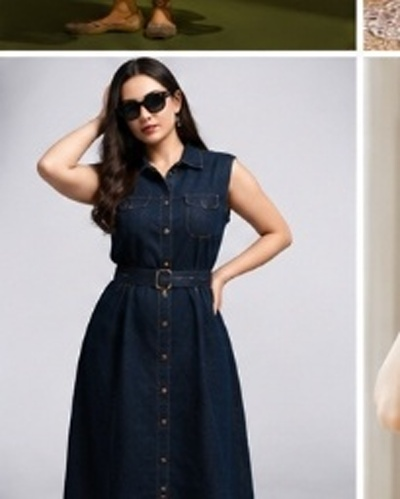
#> input picture inputs/dataset_garments/denim_shirt_dress.jpg, 400 x 499 px, found by its file name
$ python fix_coat_denim_dress.py
#> lines starting #> are read from the running program, lines starting #| are printed output that depends on the picture; after the words box and inside, x2 and y2 are one past the last pixel; in counts of white or black regions, pixels touching at a corner belong together; long printed decimals are rounded
import cv2
import numpy as np
from PIL import Image

# Base model: assets/top_tryon_result.jpg (or woman_in_pink_crop_set_tryon / woman_in_jeans_tryon)
# Garment reference: inputs/dataset_garments/denim_shirt_dress.jpg

denim_ref = Image.open("inputs/dataset_garments/denim_shirt_dress.jpg").convert("RGB")
#> denim_ref is the input picture: PIL image 400x499 RGB; mean R, G, B 146.4, 142.7, 142.4
base_img = Image.open("assets/top_tryon_result.jpg").convert("RGB") # Standing woman on terrace
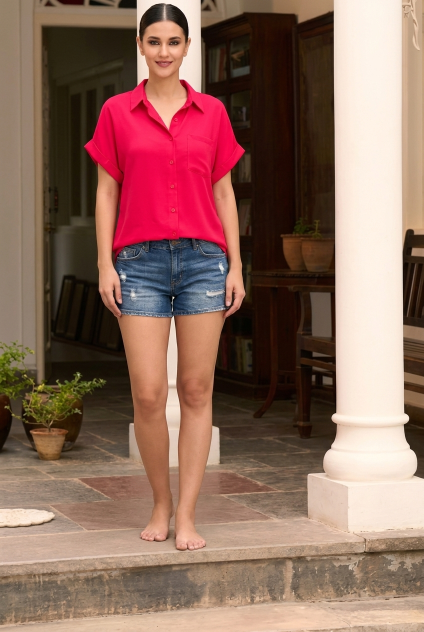
#> input picture assets/top_tryon_result.jpg, 848 x 1264 px, found by its file name (shown at 1/2 size)
#> base_img is the input picture: PIL image 848x1264 RGB; mean R, G, B 143, 107.4, 95
w, h = base_img.size
#> w = 848; h = 1264

base_np = np.array(base_img)
denim_np = np.array(denim_ref.resize((w, h), Image.LANCZOS))

# Let's transfer the dark indigo denim color, collar, and belted waistline
# The dress region on the base model spans from shoulders (y: 0.22*h) down to knee level (y: 0.72*h)
dress_mask = np.zeros((h, w), dtype=np.float32)

y1, y2 = int(0.24 * h), int(0.72 * h)
#> y1 = 303; y2 = 910
x1, x2 = int(0.24 * w), int(0.76 * w)
#> x1 = 203; x2 = 644

# Shape dress contour: A-line silhouette from waist down to knees
for y in range(y1, y2):
    prog = (y - y1) / float(y2 - y1)
    # expand width gradually towards hemline
    cur_x1 = int(x1 - prog * (0.06 * w))
    cur_x2 = int(x2 + prog * (0.06 * w))
    dress_mask[y, max(0, cur_x1):min(w, cur_x2)] = 1.0
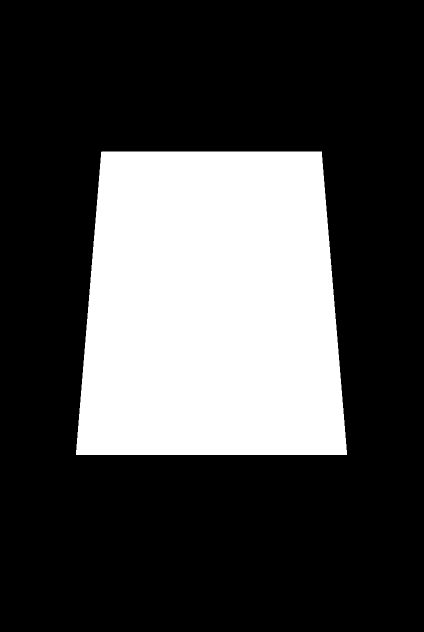
#> dress_mask: shape (1264, 848) float32 (shown at 1/2 size); values 0 (black) and 1 (white), 27.9% white; 1 white region, box (x1, y1, x2, y2) and area: (152, 303, 694, 910) 298525

# Smooth the edges
dress_mask = cv2.GaussianBlur(dress_mask, (21, 21), 0)

# Sample denim color from reference
denim_crop = np.array(denim_ref)
denim_torso = denim_crop[int(denim_crop.shape[0]*0.3):int(denim_crop.shape[0]*0.7), int(denim_crop.shape[1]*0.3):int(denim_crop.shape[1]*0.7)]
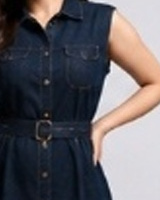
#> denim_torso: shape (200, 160, 3); mean R, G, B 96.7, 93.4, 98.1
avg_denim_rgb = np.mean(denim_torso, axis=(0,1))
#> avg_denim_rgb = [96.68, 93.44, 98.09]
print("Denim average RGB:", avg_denim_rgb)
#| Denim average RGB: [96.682   93.443 98.086]

# Render dark blue denim fabric with shading
denim_fabric = np.zeros_like(base_np, dtype=np.float32)
# Dark indigo denim tone (#1e2b3c)
denim_fabric[:, :] = [avg_denim_rgb[0], avg_denim_rgb[1], avg_denim_rgb[2]]

# Add subtle shading from base image luminance
gray_base = cv2.cvtColor(base_np, cv2.COLOR_RGB2GRAY).astype(np.float32) / 255.0
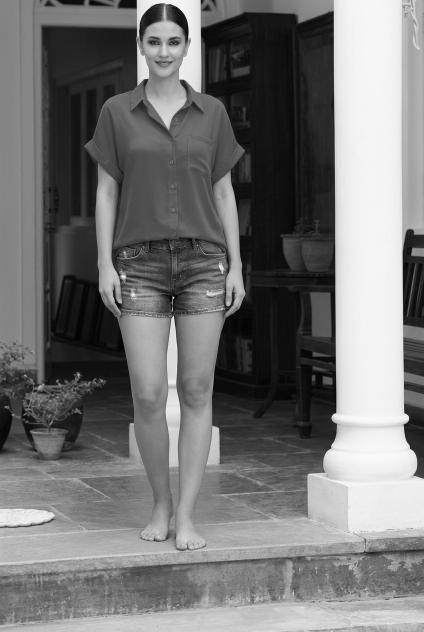
#> gray_base: shape (1264, 848) float32 (shown at 1/2 size); min 0, max 0.996, mean 0.457
shading = np.clip(gray_base[:, :, np.newaxis] * 1.3, 0.4, 1.4)
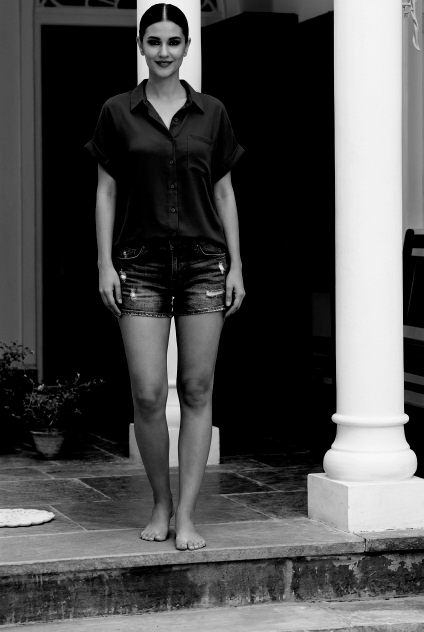
#> shading: shape (1264, 848, 1) float32 (shown at 1/2 size); min 0.4, max 1.29, mean 0.673; drawn with min black and max white
denim_shaded = np.clip(denim_fabric * shading, 0, 255).astype(np.uint8)

# Add waist belt line (y: 0.44 to 0.46) with gold buckle highlight
belt_y1, belt_y2 = int(0.43 * h), int(0.46 * h)
#> belt_y1 = 543; belt_y2 = 581
denim_shaded[belt_y1:belt_y2, int(0.30*w):int(0.70*w)] = (denim_shaded[belt_y1:belt_y2, int(0.30*w):int(0.70*w)] * 0.7).astype(np.uint8)
#> denim_shaded: shape (1264, 848, 3); mean of channels 0, 1, 2 64.3, 62.3, 65.6
# Buckle at center
denim_shaded[belt_y1:belt_y2, int(0.48*w):int(0.52*w)] = [180, 160, 110]
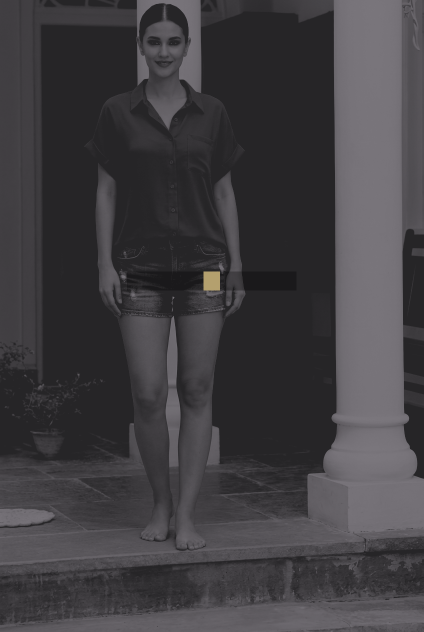
#> denim_shaded: shape (1264, 848, 3) (shown at 1/2 size); mean of channels 0, 1, 2 64.5, 62.4, 65.7; drawn as R, G, B

# Add vertical button line down center placket
placket_x = int(0.50 * w)
#> placket_x = 424
for by in range(int(0.26 * h), int(0.68 * h), int(0.06 * h)):
    cv2.circle(denim_shaded, (placket_x, by), 3, (160, 170, 190), -1)
#> denim_shaded: shape (1264, 848, 3); 0.02% of pixels changed, all inside (x1, y1, x2, y2) = (421, 325, 428, 857)

# Composite onto base model
mask_3d = dress_mask[:, :, np.newaxis]
composite = (denim_shaded.astype(np.float32) * mask_3d + base_np.astype(np.float32) * (1.0 - mask_3d)).astype(np.uint8)
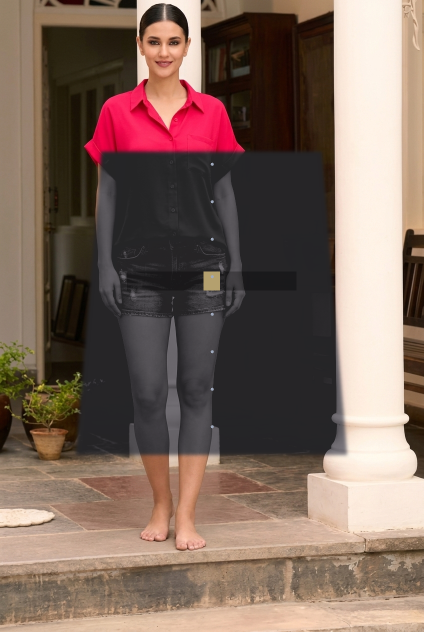
#> composite: shape (1264, 848, 3) (shown at 1/2 size); mean of channels 0, 1, 2 125.9, 104.1, 93.1; drawn as R, G, B

# Save result to assets/coat_tryon_result.jpg
Image.fromarray(composite).save("assets/coat_tryon_result.jpg", quality=95)
print("Updated assets/coat_tryon_result.jpg with Denim Shirt Dress!")
